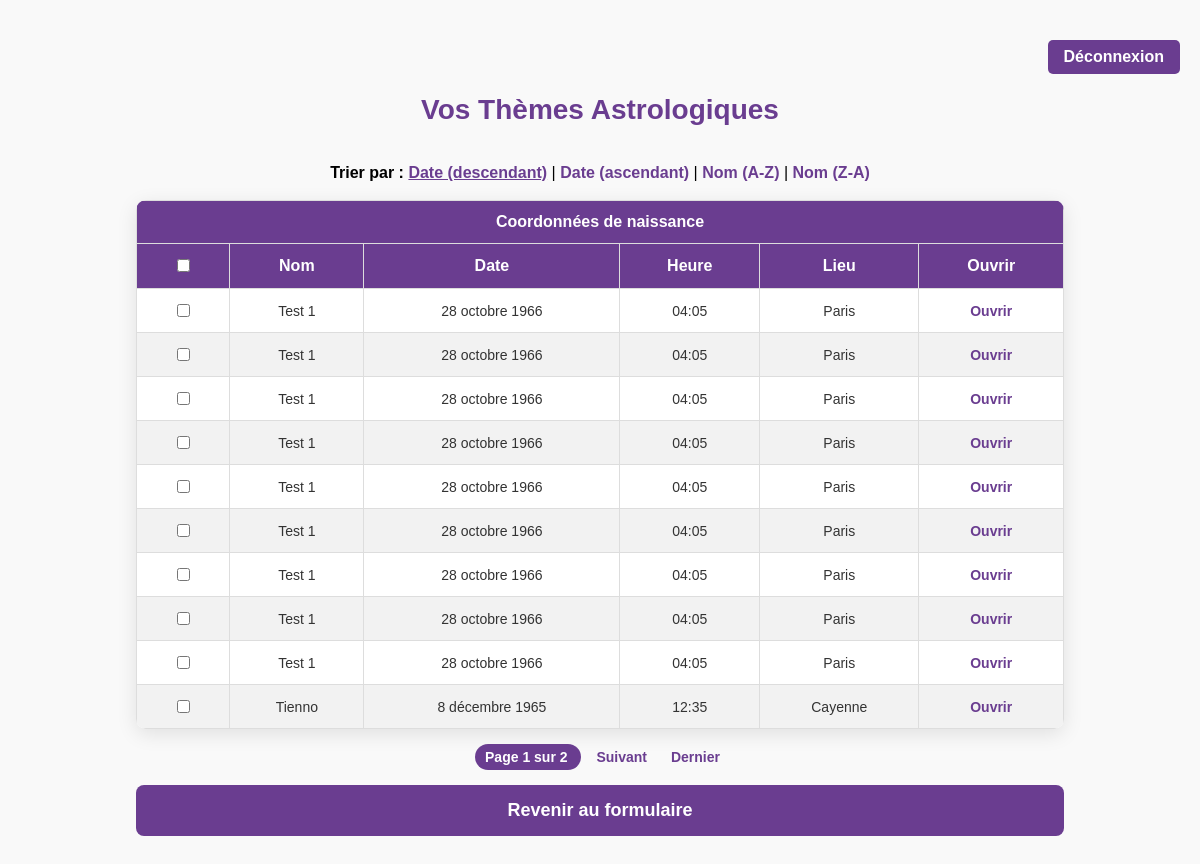
/themes/ (signed in), run on an earlier commit of the app's database.
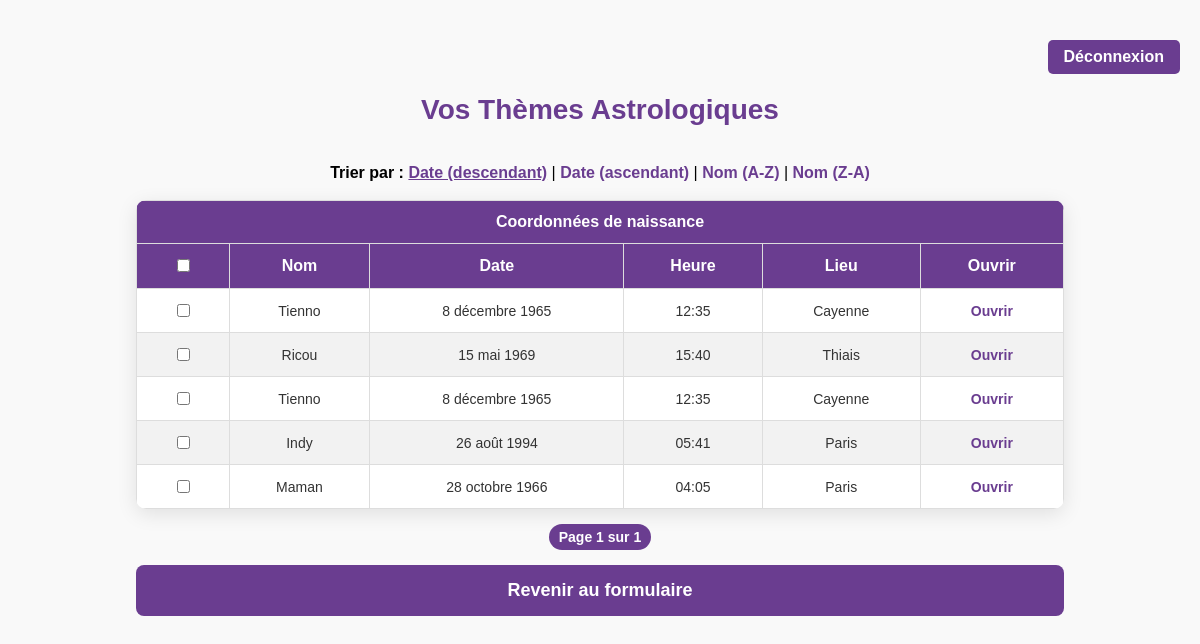
And on a later commit of the database.
### astroapp/models.py (models this page shows, shortened)
class ThemeAstrologique(models.Model):
    utilisateur = models.ForeignKey(User, on_delete=models.CASCADE)
    name = models.CharField(max_length=255)
    birthdate = models.DateField()
    birthtime = models.TimeField()
    country_of_birth = models.CharField(max_length=255)
    city_of_birth = models.CharField(max_length=255)
    date_de_creation = models.DateTimeField(auto_now_add=True)

### astroapp/views.py (the view)
# urls.py: path('themes/', views.liste_themes, name='liste_themes'),
@login_required
def liste_themes(request):
    sort = request.GET.get('sort', '-date_de_creation')
    allowed_sorts = ['name', 'date_de_creation', '-date_de_creation', '-name']
    if sort not in allowed_sorts:
        sort = '-date_de_creation'  # Revenir au tri par défaut si le paramètre est invalide
    themes = ThemeAstrologique.objects.filter(utilisateur=request.user).order_by(sort)
    paginator = Paginator(themes, 10)  # 10 thèmes par page
    page_number = request.GET.get('page')  # Récupérer le numéro de page dans l'URL
    page_obj = paginator.get_page(page_number)  # Obtenir la page correspondante
    return render(request, 'liste_themes.html', {
        'page_obj': page_obj,  # Objets de la page actuelle
        'current_sort': sort,  # Critère de tri actuel
    })

### astroapp/templates/liste_themes.html (shortened to what this page needs)
{% load static %}
<!DOCTYPE html>
<html lang="fr">
<head>
</head>
<body>
<div class="auth-links">
    {% if user.is_authenticated %}
        <a href="{% url 'deconnexion' %}">Déconnexion</a>
    {% else %}
        <a href="{% url 'connexion' %}">Connexion</a>
        <a href="{% url 'inscription' %}">S'inscrire</a>
    {% endif %}
</div>
    <h1>Vos Thèmes Astrologiques</h1>
<br>
<div class="div-tri">
<div class="tri-options">
    <strong>Trier par :</strong>
    <a href="?sort=-date_de_creation" {% if current_sort == '-date_de_creation' %}class="active"{% endif %}>Date (descendant)</a> |
    <a href="?sort=date_de_creation" {% if current_sort == 'date_de_creation' %}class="active"{% endif %}>Date (ascendant)</a> |
    <a href="?sort=name" {% if current_sort == 'name' %}class="active"{% endif %}>Nom (A-Z)</a> |
    <a href="?sort=-name" {% if current_sort == '-name' %}class="active"{% endif %}>Nom (Z-A)</a>
</div>
</div>
<br>
<div>
<table>
    <tr>
        <th colspan="6">Coordonnées de naissance</th>
    </tr>
    <tr>
        <th>
            <input type="checkbox" id="selectAll" />
        </th>
        <th>Nom</th>
        <th>Date</th>
        <th>Heure</th>
        <th>Lieu</th>
        <th>Ouvrir</th>
    </tr>
    {% for theme in page_obj %}
    <tr>
        <td>
           <input type="checkbox" class="theme-checkbox" data-id="{{ theme.id }}" />
        </td>
        <td>{{ theme.name }}</td>
        <td>{{ theme.birthdate }}</td>
        <td>{{ theme.birthtime }}</td>
        <td>{{ theme.city_of_birth }}</td>
        <td>
            <a href="{% url 'ouvrir_theme' theme.id %}">Ouvrir</a>
        </td>
    </tr>
    {% empty %}
    <tr>
        <td colspan="6">Aucun thème trouvé.</td>
    </tr>
    {% endfor %}
</table>
</div>
<div class="pagination">
    <span class="step-links">
        <span class="current">
            Page {{ page_obj.number }} sur {{ page_obj.paginator.num_pages }}
        </span>
        {% if page_obj.has_next %}
            <a href="?page={{ page_obj.next_page_number }}&sort={{ current_sort }}">Suivant</a>
            <a href="?page={{ page_obj.paginator.num_pages }}&sort={{ current_sort }}">Dernier</a>
        {% endif %}
    </span>
</div>
<div>
<a href="{% url 'birth_data' %}" class="btn-retour-formulaire">Revenir au formulaire</a>
</div>
</body>
</html>

### astroapp/templates/liste_themes.html (style rules this page uses)
.auth-links { display: flex; gap: 10px; margin-top: 20px; margin-bottom: 20px; justify-content: flex-end; }
.auth-links a { background-color: #6A3D90; color: white; padding: 8px 16px; border-radius: 5px; text-decoration: none; font-weight: bold; transition: background-color 0.3s ease; }
body { font-family: 'Arial', sans-serif; margin: 0; padding: 20px; background-color: #f9f9f9; }
h1 { text-align: center; color: #6A3D90; font-size: 28px; margin-bottom: 20px; }
table { width: 80%; margin: 0 auto; border-collapse: collapse; background-color: #fff; border-radius: 10px; overflow: hidden; box-shadow: 0 5px 20px rgba(0, 0, 0, 0.1); }
th, td { padding: 12px 15px; text-align: center; border: 1px solid #ddd; }
th { background-color: #6A3D90; color: white; font-size: 16px; font-weight: bold; }
tr:nth-child(even) { background-color: #f2f2f2; }
td { font-size: 14px; color: #333; }
a { color: #6A3D90; font-weight: bold; text-decoration: none; transition: color 0.3s ease, transform 0.2s ease; }
.btn-retour-formulaire { display: block; width: 80%; margin: 20px auto; padding: 15px 0; background-color: #6A3D90; color: white; text-align: center; text-decoration: none; font-weight: bold; border-radius: 8px; font-size: 18px; transition: background-color 0.3s ease, transform 0.2s ease; }
.div-tri { text-align:center; }
.tri-options a.active { font-weight: bold; text-decoration: underline; text-align:center; }
.pagination { display: flex; justify-content: center; align-items: center; margin: 20px 0; font-size: 14px; }
.pagination .current { font-weight: bold; color: white; background-color: #6A3D90; border-radius: 20px; padding: 5px 10px; }
.pagination span { color: #555; font-style: normal; margin: 0 5px; }

What changed in the data, as far as the page shows it:
removed ThemeAstrologique: name "Test 1", birthdate "28 octobre 1966", birthtime "04:05", city_of_birth "Paris"
removed ThemeAstrologique: name "Test 1", birthdate "28 octobre 1966", birthtime "04:05", city_of_birth "Paris"
removed ThemeAstrologique: name "Test 1", birthdate "28 octobre 1966", birthtime "04:05", city_of_birth "Paris"
removed ThemeAstrologique: name "Test 1", birthdate "28 octobre 1966", birthtime "04:05", city_of_birth "Paris"
removed ThemeAstrologique: name "Test 1", birthdate "28 octobre 1966", birthtime "04:05", city_of_birth "Paris"
removed ThemeAstrologique: name "Test 1", birthdate "28 octobre 1966", birthtime "04:05", city_of_birth "Paris"
removed ThemeAstrologique: name "Test 1", birthdate "28 octobre 1966", birthtime "04:05", city_of_birth "Paris"
removed ThemeAstrologique: name "Test 1", birthdate "28 octobre 1966", birthtime "04:05", city_of_birth "Paris"
removed ThemeAstrologique: name "Test 1", birthdate "28 octobre 1966", birthtime "04:05", city_of_birth "Paris"
now on this page (row unchanged): ThemeAstrologique: name "Ricou", birthdate "15 mai 1969", birthtime "15:40", city_of_birth "Thiais"
now on this page (row unchanged): ThemeAstrologique: name "Tienno", birthdate "8 décembre 1965", birthtime "12:35", city_of_birth "Cayenne"
now on this page (row unchanged): ThemeAstrologique: name "Indy", birthdate "26 août 1994", birthtime "05:41", city_of_birth "Paris"
now on this page (row unchanged): ThemeAstrologique: name "Maman", birthdate "28 octobre 1966", birthtime "04:05", city_of_birth "Paris"
Also different on the page:
{{ page_obj.paginator.num_pages }}: "2" → "1"
text no longer shown: "Suivant Dernier"
